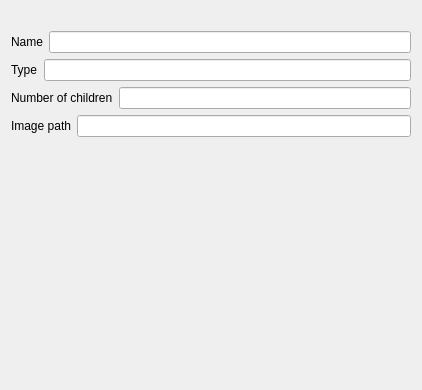
<?xml version="1.0" encoding="UTF-8"?>
<ui version="4.0">
 <class>HierarchyItemDetailsWidget</class>
 <widget class="QWidget" name="HierarchyItemDetailsWidget">
  <property name="geometry">
   <rect>
    <x>0</x>
    <y>0</y>
    <width>422</width>
    <height>390</height>
   </rect>
  </property>
  <property name="windowTitle">
   <string>Form</string>
  </property>
  <layout class="QVBoxLayout" name="verticalLayout_2">
   <item>
    <layout class="QVBoxLayout" name="verticalLayout">
     <item alignment="Qt::AlignmentFlag::AlignHCenter">
      <widget class="QLabel" name="image_preview_label">
       <property name="text">
        <string/>
       </property>
      </widget>
     </item>
     <item>
      <layout class="QHBoxLayout" name="horizontalLayout">
       <item>
        <widget class="QLabel" name="item_name_label">
         <property name="text">
          <string>Name</string>
         </property>
        </widget>
       </item>
       <item>
        <widget class="QLineEdit" name="item_name_lineEdit">
         <property name="enabled">
          <bool>true</bool>
         </property>
         <property name="readOnly">
          <bool>true</bool>
         </property>
        </widget>
       </item>
      </layout>
     </item>
     <item>
      <layout class="QHBoxLayout" name="horizontalLayout_2">
       <item>
        <widget class="QLabel" name="item_type_label">
         <property name="text">
          <string>Type</string>
         </property>
        </widget>
       </item>
       <item>
        <widget class="QLineEdit" name="item_type_lineEdit">
         <property name="enabled">
          <bool>true</bool>
         </property>
         <property name="readOnly">
          <bool>true</bool>
         </property>
        </widget>
       </item>
      </layout>
     </item>
     <item>
      <widget class="QWidget" name="children_number_widget" native="true">
       <layout class="QHBoxLayout" name="horizontalLayout_4">
        <property name="leftMargin">
         <number>0</number>
        </property>
        <property name="topMargin">
         <number>0</number>
        </property>
        <property name="rightMargin">
         <number>0</number>
        </property>
        <property name="bottomMargin">
         <number>0</number>
        </property>
        <item>
         <layout class="QHBoxLayout" name="horizontalLayout_3">
          <item>
           <widget class="QLabel" name="children_number_label">
            <property name="text">
             <string>Number of children</string>
            </property>
           </widget>
          </item>
          <item>
           <widget class="QLineEdit" name="children_number_lineEdit">
            <property name="enabled">
             <bool>true</bool>
            </property>
            <property name="readOnly">
             <bool>true</bool>
            </property>
           </widget>
          </item>
         </layout>
        </item>
       </layout>
      </widget>
     </item>
     <item>
      <widget class="QWidget" name="image_path_widget" native="true">
       <layout class="QHBoxLayout" name="horizontalLayout_6">
        <property name="leftMargin">
         <number>0</number>
        </property>
        <property name="topMargin">
         <number>0</number>
        </property>
        <property name="rightMargin">
         <number>0</number>
        </property>
        <property name="bottomMargin">
         <number>0</number>
        </property>
        <item>
         <layout class="QHBoxLayout" name="horizontalLayout_5">
          <item>
           <widget class="QLabel" name="image_path_label">
            <property name="text">
             <string>Image path</string>
            </property>
           </widget>
          </item>
          <item>
           <widget class="QLineEdit" name="image_path_lineEdit">
            <property name="enabled">
             <bool>true</bool>
            </property>
            <property name="readOnly">
             <bool>true</bool>
            </property>
           </widget>
          </item>
         </layout>
        </item>
       </layout>
      </widget>
     </item>
     <item>
      <spacer name="verticalSpacer">
       <property name="orientation">
        <enum>Qt::Orientation::Vertical</enum>
       </property>
       <property name="sizeHint" stdset="0">
        <size>
         <width>20</width>
         <height>40</height>
        </size>
       </property>
      </spacer>
     </item>
    </layout>
   </item>
  </layout>
 </widget>
 <resources/>
 <connections/>
</ui>
